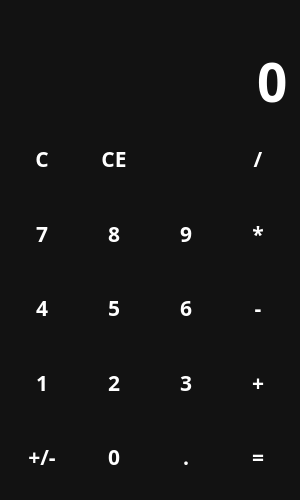
<?xml version="1.0" encoding="UTF-8"?>
<ui version="4.0">
 <class>main_window</class>
 <widget class="QMainWindow" name="main_window">
  <property name="geometry">
   <rect>
    <x>0</x>
    <y>0</y>
    <width>300</width>
    <height>500</height>
   </rect>
  </property>
  <property name="minimumSize">
   <size>
    <width>300</width>
    <height>500</height>
   </size>
  </property>
  <property name="windowTitle">
   <string>Calculator</string>
  </property>
  <property name="windowIcon">
   <iconset resource="resource.qrc">
    <normaloff>:/images/calculate_p.png</normaloff>:/images/calculate_p.png</iconset>
  </property>
  <property name="styleSheet">
   <string notr="true">QWidget {
	color: white;
	background-color: #121212;
	font-family: Rubik;
	font-size: 16pt;
	font-weight: 600;
}

QPushButton {
	background-color: transparent;
	border: none;
}

QPushButton:hover {
	background-color: #666;
}

QPushButton:pressed {
	background-color: #888;
}</string>
  </property>
  <widget class="QWidget" name="main_v_layout">
   <layout class="QVBoxLayout" name="verticalLayout">
    <item>
     <widget class="QLabel" name="main_display">
      <property name="sizePolicy">
       <sizepolicy hsizetype="Preferred" vsizetype="Maximum">
        <horstretch>0</horstretch>
        <verstretch>0</verstretch>
       </sizepolicy>
      </property>
      <property name="styleSheet">
       <string notr="true">color: #888;</string>
      </property>
      <property name="text">
       <string/>
      </property>
      <property name="alignment">
       <set>Qt::AlignRight|Qt::AlignTrailing|Qt::AlignVCenter</set>
      </property>
     </widget>
    </item>
    <item>
     <widget class="QLineEdit" name="answer_line">
      <property name="sizePolicy">
       <sizepolicy hsizetype="Preferred" vsizetype="Maximum">
        <horstretch>0</horstretch>
        <verstretch>0</verstretch>
       </sizepolicy>
      </property>
      <property name="styleSheet">
       <string notr="true">font-size: 40pt;
border: none;</string>
      </property>
      <property name="text">
       <string>0</string>
      </property>
      <property name="maxLength">
       <number>16</number>
      </property>
      <property name="alignment">
       <set>Qt::AlignRight|Qt::AlignTrailing|Qt::AlignVCenter</set>
      </property>
      <property name="readOnly">
       <bool>true</bool>
      </property>
     </widget>
    </item>
    <item>
     <layout class="QGridLayout" name="gridLayout">
      <item row="0" column="3">
       <widget class="QPushButton" name="divide_button">
        <property name="sizePolicy">
         <sizepolicy hsizetype="Minimum" vsizetype="Preferred">
          <horstretch>0</horstretch>
          <verstretch>0</verstretch>
         </sizepolicy>
        </property>
        <property name="cursor">
         <cursorShape>PointingHandCursor</cursorShape>
        </property>
        <property name="layoutDirection">
         <enum>Qt::LeftToRight</enum>
        </property>
        <property name="text">
         <string>/</string>
        </property>
       </widget>
      </item>
      <item row="2" column="1">
       <widget class="QPushButton" name="five_button">
        <property name="sizePolicy">
         <sizepolicy hsizetype="Minimum" vsizetype="Preferred">
          <horstretch>0</horstretch>
          <verstretch>0</verstretch>
         </sizepolicy>
        </property>
        <property name="cursor">
         <cursorShape>PointingHandCursor</cursorShape>
        </property>
        <property name="layoutDirection">
         <enum>Qt::LeftToRight</enum>
        </property>
        <property name="text">
         <string>5</string>
        </property>
       </widget>
      </item>
      <item row="4" column="3">
       <widget class="QPushButton" name="equal_button">
        <property name="sizePolicy">
         <sizepolicy hsizetype="Minimum" vsizetype="Preferred">
          <horstretch>0</horstretch>
          <verstretch>0</verstretch>
         </sizepolicy>
        </property>
        <property name="cursor">
         <cursorShape>PointingHandCursor</cursorShape>
        </property>
        <property name="layoutDirection">
         <enum>Qt::LeftToRight</enum>
        </property>
        <property name="text">
         <string>=</string>
        </property>
       </widget>
      </item>
      <item row="0" column="0">
       <widget class="QPushButton" name="c_button">
        <property name="sizePolicy">
         <sizepolicy hsizetype="Minimum" vsizetype="Preferred">
          <horstretch>0</horstretch>
          <verstretch>0</verstretch>
         </sizepolicy>
        </property>
        <property name="cursor">
         <cursorShape>PointingHandCursor</cursorShape>
        </property>
        <property name="layoutDirection">
         <enum>Qt::LeftToRight</enum>
        </property>
        <property name="text">
         <string>C</string>
        </property>
       </widget>
      </item>
      <item row="3" column="0">
       <widget class="QPushButton" name="one_button">
        <property name="sizePolicy">
         <sizepolicy hsizetype="Minimum" vsizetype="Preferred">
          <horstretch>0</horstretch>
          <verstretch>0</verstretch>
         </sizepolicy>
        </property>
        <property name="cursor">
         <cursorShape>PointingHandCursor</cursorShape>
        </property>
        <property name="layoutDirection">
         <enum>Qt::LeftToRight</enum>
        </property>
        <property name="text">
         <string>1</string>
        </property>
       </widget>
      </item>
      <item row="1" column="1">
       <widget class="QPushButton" name="eight_button">
        <property name="sizePolicy">
         <sizepolicy hsizetype="Minimum" vsizetype="Preferred">
          <horstretch>0</horstretch>
          <verstretch>0</verstretch>
         </sizepolicy>
        </property>
        <property name="cursor">
         <cursorShape>PointingHandCursor</cursorShape>
        </property>
        <property name="layoutDirection">
         <enum>Qt::LeftToRight</enum>
        </property>
        <property name="text">
         <string>8</string>
        </property>
       </widget>
      </item>
      <item row="4" column="0">
       <widget class="QPushButton" name="ch_sign_button">
        <property name="sizePolicy">
         <sizepolicy hsizetype="Minimum" vsizetype="Preferred">
          <horstretch>0</horstretch>
          <verstretch>0</verstretch>
         </sizepolicy>
        </property>
        <property name="cursor">
         <cursorShape>PointingHandCursor</cursorShape>
        </property>
        <property name="layoutDirection">
         <enum>Qt::LeftToRight</enum>
        </property>
        <property name="text">
         <string>+/-</string>
        </property>
       </widget>
      </item>
      <item row="0" column="1">
       <widget class="QPushButton" name="ce_button">
        <property name="sizePolicy">
         <sizepolicy hsizetype="Minimum" vsizetype="Preferred">
          <horstretch>0</horstretch>
          <verstretch>0</verstretch>
         </sizepolicy>
        </property>
        <property name="cursor">
         <cursorShape>PointingHandCursor</cursorShape>
        </property>
        <property name="layoutDirection">
         <enum>Qt::LeftToRight</enum>
        </property>
        <property name="text">
         <string>CE</string>
        </property>
       </widget>
      </item>
      <item row="4" column="1">
       <widget class="QPushButton" name="zero_button">
        <property name="sizePolicy">
         <sizepolicy hsizetype="Minimum" vsizetype="Preferred">
          <horstretch>0</horstretch>
          <verstretch>0</verstretch>
         </sizepolicy>
        </property>
        <property name="cursor">
         <cursorShape>PointingHandCursor</cursorShape>
        </property>
        <property name="layoutDirection">
         <enum>Qt::LeftToRight</enum>
        </property>
        <property name="text">
         <string>0</string>
        </property>
       </widget>
      </item>
      <item row="4" column="2">
       <widget class="QPushButton" name="dot_button">
        <property name="sizePolicy">
         <sizepolicy hsizetype="Minimum" vsizetype="Preferred">
          <horstretch>0</horstretch>
          <verstretch>0</verstretch>
         </sizepolicy>
        </property>
        <property name="cursor">
         <cursorShape>PointingHandCursor</cursorShape>
        </property>
        <property name="layoutDirection">
         <enum>Qt::LeftToRight</enum>
        </property>
        <property name="text">
         <string>.</string>
        </property>
       </widget>
      </item>
      <item row="3" column="2">
       <widget class="QPushButton" name="three_button">
        <property name="sizePolicy">
         <sizepolicy hsizetype="Minimum" vsizetype="Preferred">
          <horstretch>0</horstretch>
          <verstretch>0</verstretch>
         </sizepolicy>
        </property>
        <property name="cursor">
         <cursorShape>PointingHandCursor</cursorShape>
        </property>
        <property name="layoutDirection">
         <enum>Qt::LeftToRight</enum>
        </property>
        <property name="text">
         <string>3</string>
        </property>
       </widget>
      </item>
      <item row="1" column="0">
       <widget class="QPushButton" name="seven_button">
        <property name="sizePolicy">
         <sizepolicy hsizetype="Minimum" vsizetype="Preferred">
          <horstretch>0</horstretch>
          <verstretch>0</verstretch>
         </sizepolicy>
        </property>
        <property name="cursor">
         <cursorShape>PointingHandCursor</cursorShape>
        </property>
        <property name="layoutDirection">
         <enum>Qt::LeftToRight</enum>
        </property>
        <property name="text">
         <string>7</string>
        </property>
       </widget>
      </item>
      <item row="1" column="2">
       <widget class="QPushButton" name="nine_button">
        <property name="sizePolicy">
         <sizepolicy hsizetype="Minimum" vsizetype="Preferred">
          <horstretch>0</horstretch>
          <verstretch>0</verstretch>
         </sizepolicy>
        </property>
        <property name="cursor">
         <cursorShape>PointingHandCursor</cursorShape>
        </property>
        <property name="layoutDirection">
         <enum>Qt::LeftToRight</enum>
        </property>
        <property name="text">
         <string>9</string>
        </property>
       </widget>
      </item>
      <item row="1" column="3">
       <widget class="QPushButton" name="multip_button">
        <property name="sizePolicy">
         <sizepolicy hsizetype="Minimum" vsizetype="Preferred">
          <horstretch>0</horstretch>
          <verstretch>0</verstretch>
         </sizepolicy>
        </property>
        <property name="cursor">
         <cursorShape>PointingHandCursor</cursorShape>
        </property>
        <property name="layoutDirection">
         <enum>Qt::LeftToRight</enum>
        </property>
        <property name="text">
         <string>*</string>
        </property>
        <property name="iconSize">
         <size>
          <width>24</width>
          <height>24</height>
         </size>
        </property>
       </widget>
      </item>
      <item row="2" column="2">
       <widget class="QPushButton" name="six_button">
        <property name="sizePolicy">
         <sizepolicy hsizetype="Minimum" vsizetype="Preferred">
          <horstretch>0</horstretch>
          <verstretch>0</verstretch>
         </sizepolicy>
        </property>
        <property name="cursor">
         <cursorShape>PointingHandCursor</cursorShape>
        </property>
        <property name="layoutDirection">
         <enum>Qt::LeftToRight</enum>
        </property>
        <property name="text">
         <string>6</string>
        </property>
       </widget>
      </item>
      <item row="3" column="3">
       <widget class="QPushButton" name="plus_button">
        <property name="sizePolicy">
         <sizepolicy hsizetype="Minimum" vsizetype="Preferred">
          <horstretch>0</horstretch>
          <verstretch>0</verstretch>
         </sizepolicy>
        </property>
        <property name="cursor">
         <cursorShape>PointingHandCursor</cursorShape>
        </property>
        <property name="layoutDirection">
         <enum>Qt::LeftToRight</enum>
        </property>
        <property name="text">
         <string>+</string>
        </property>
       </widget>
      </item>
      <item row="2" column="0">
       <widget class="QPushButton" name="four_button">
        <property name="sizePolicy">
         <sizepolicy hsizetype="Minimum" vsizetype="Preferred">
          <horstretch>0</horstretch>
          <verstretch>0</verstretch>
         </sizepolicy>
        </property>
        <property name="cursor">
         <cursorShape>PointingHandCursor</cursorShape>
        </property>
        <property name="layoutDirection">
         <enum>Qt::LeftToRight</enum>
        </property>
        <property name="text">
         <string>4</string>
        </property>
       </widget>
      </item>
      <item row="0" column="2">
       <widget class="QPushButton" name="esc_button">
        <property name="sizePolicy">
         <sizepolicy hsizetype="Minimum" vsizetype="Preferred">
          <horstretch>0</horstretch>
          <verstretch>0</verstretch>
         </sizepolicy>
        </property>
        <property name="cursor">
         <cursorShape>PointingHandCursor</cursorShape>
        </property>
        <property name="layoutDirection">
         <enum>Qt::LeftToRight</enum>
        </property>
        <property name="text">
         <string/>
        </property>
        <property name="icon">
         <iconset resource="resource.qrc">
          <normaloff>:/images/backspace_p.png</normaloff>:/images/backspace_p.png</iconset>
        </property>
        <property name="iconSize">
         <size>
          <width>24</width>
          <height>24</height>
         </size>
        </property>
       </widget>
      </item>
      <item row="3" column="1">
       <widget class="QPushButton" name="two_button">
        <property name="sizePolicy">
         <sizepolicy hsizetype="Minimum" vsizetype="Preferred">
          <horstretch>0</horstretch>
          <verstretch>0</verstretch>
         </sizepolicy>
        </property>
        <property name="cursor">
         <cursorShape>PointingHandCursor</cursorShape>
        </property>
        <property name="layoutDirection">
         <enum>Qt::LeftToRight</enum>
        </property>
        <property name="text">
         <string>2</string>
        </property>
       </widget>
      </item>
      <item row="2" column="3">
       <widget class="QPushButton" name="minus_button">
        <property name="sizePolicy">
         <sizepolicy hsizetype="Minimum" vsizetype="Preferred">
          <horstretch>0</horstretch>
          <verstretch>0</verstretch>
         </sizepolicy>
        </property>
        <property name="cursor">
         <cursorShape>PointingHandCursor</cursorShape>
        </property>
        <property name="layoutDirection">
         <enum>Qt::LeftToRight</enum>
        </property>
        <property name="text">
         <string>-</string>
        </property>
       </widget>
      </item>
     </layout>
    </item>
   </layout>
  </widget>
 </widget>
 <resources>
  <include location="resource.qrc"/>
 </resources>
 <connections/>
</ui>
